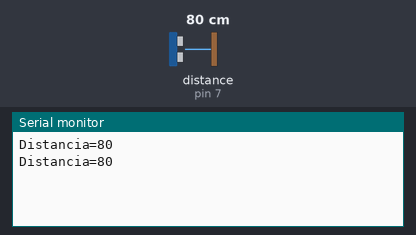
This sketch was run on a simulated Arduino Uno, built with avr-gcc and run on an emulated ATmega328P. On the bench: the last lines printed to the serial monitor. The inputs (shaded band) are chosen by the test bench; at power-on: distance to the obstacle (sensor on pin 7) 80 cm.

Above: at 1.8 s.
1.9 s: distance to the obstacle (sensor on pin 7) set to 2 cm
At 2.8 s:
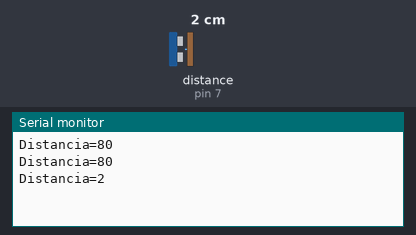
3.4 s: distance to the obstacle (sensor on pin 7) set to 4 cm
At 4.7 s:
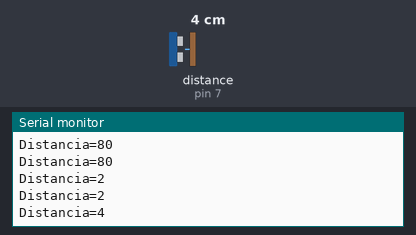
Timing chart, 0 to 6.4 s (numbered marks = the images above; inputs shaded):
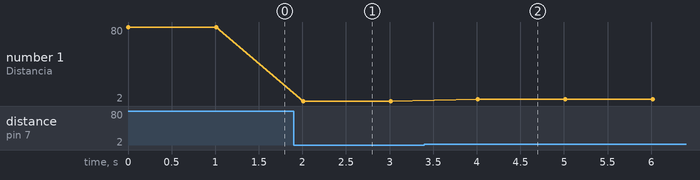

The sketch:

distancia.ino
```cpp
#include <Ultrasonic.h>
Ultrasonic sensor(6,7,23200);
int dato=0;

void setup()
{
  Serial.begin(9600);
}

void loop()
{
    dato = sensor.Ranging(CM);
    Serial.print("Distancia=");
    Serial.println(dato);
    delay(1000);

}
```

Measured:
- after the input at 1.9 s, the serial monitor: prints a new line after 0.11 s (image 1)
- after the input at 3.4 s, the serial monitor: prints a new line after 0.61 s (image 2)
- plotted number 1: 80 → 2 after the input at 1.9 s, 2 → 4 after the input at 3.4 s
